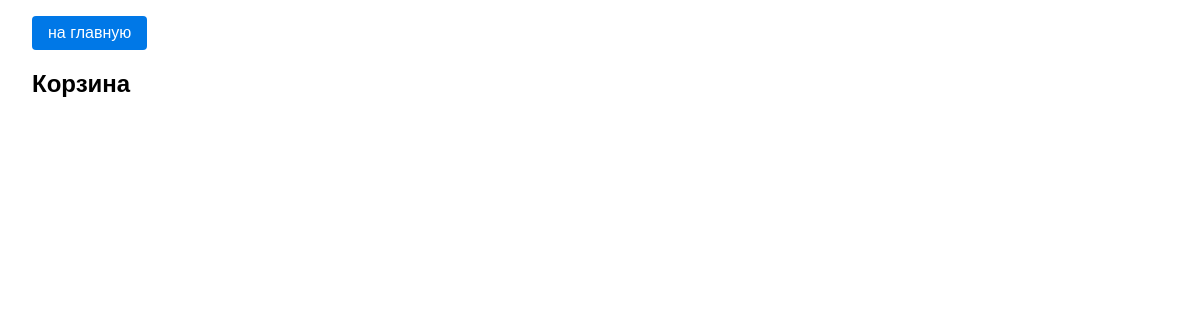
Page /basket/ (signed in) on the earlier database version.
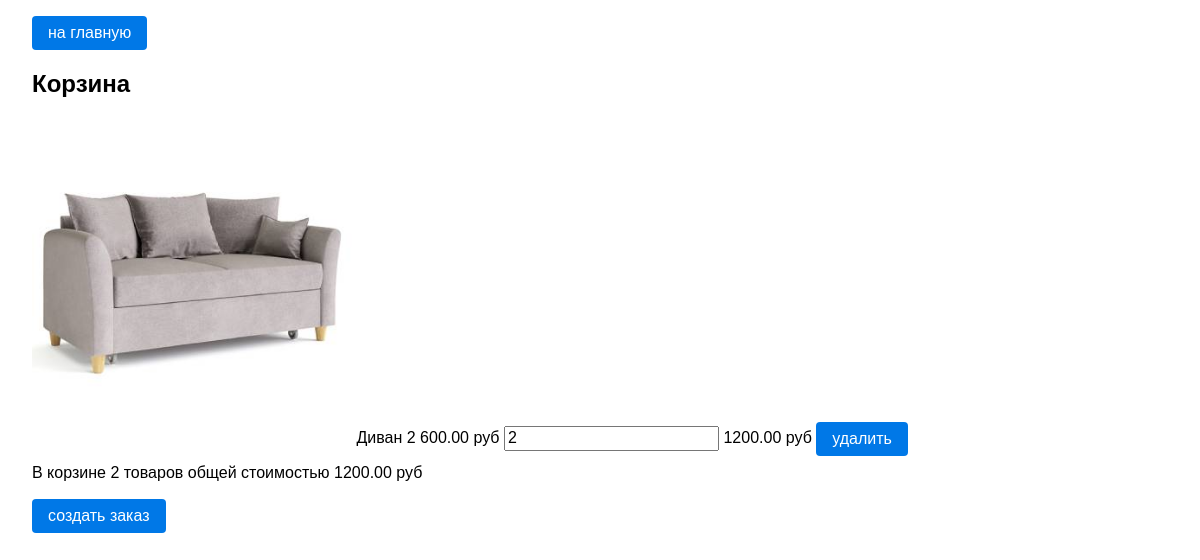
Same page on the later database version.
### basketapp/models.py (models this page shows, shortened)
class Basket(models.Model):
    user = models.ForeignKey(get_user_model(), on_delete=models.CASCADE, related_name='basket')
    product = models.ForeignKey(Product, on_delete=models.CASCADE)
    quantity = models.PositiveSmallIntegerField(verbose_name='количество', default=0)
    created_at = models.DateTimeField(verbose_name='время', auto_now_add=True)
    objects = BasketManager()
    @property
    def cost(self):
        return self.quantity * self.product.price

### mainapp/models.py (models this page shows, shortened)
class Product(models.Model):
    category = models.ForeignKey(Category, verbose_name='категория продукт', on_delete=models.DO_NOTHING)
    name = models.CharField(verbose_name='имя продукта', max_length=25, unique=False)
    description = models.TextField(verbose_name='описание продукта', blank=True)
    image = models.ImageField(verbose_name='изображение продукта', upload_to='product_images')
    price = models.DecimalField(verbose_name='цена продукта', max_digits=10, decimal_places=2, default=0)
    quantity = models.PositiveIntegerField(verbose_name='количество на складе', default=0)
    is_active = models.BooleanField(default=True)

### authapp/models.py (models this page shows, shortened)
class ShopUser(AbstractUser):
    city = models.CharField(max_length=64, blank=True)
    avatar = models.ImageField(upload_to='users_avatars', blank=True)
    activation_key = models.UUIDField(default=uuid.uuid4)
    activation_key_expires = models.DateTimeField(default=get_activation_key_expires)
    age = models.PositiveIntegerField(verbose_name='возраст', default=18)

### basketapp/views.py (the view)
# urls.py: path("", basketapp.view, name='view'),
@login_required
def view(request):
    return render(
        request,
        'basketapp/view.html',
        context={'title': "Корзина"}
    )

### basketapp/context_processors.py (called while the page is built)
def basket(request):
    return {
        'basket': getattr(request.user, 'basket', None)
    }

### basketapp/models.py (called while the page is built)
    def quantity(self):
        return sum(item.quantity for item in self.all())

    def sum(self):
        return sum(item.product.price * item.quantity for item in self.all())

### mainapp/context_processors.py (called while the page is built)
def menu_links(request):
    return {
        "menu": {
            'index': 'Главная',
            'products': 'Товары',
            'contact': 'Контакты',
        }
    }

### basketapp/templates/basketapp/view.html
{% extends 'basketapp/base.html' %}
{% load static %}
{% block content %}
<div class="basket_list">
    {% include 'basketapp/includes/inc_basket_list.html' %}
    {% if basket.quantity %}
    <div class="create-button">
        <a href="{% url 'orders:create' %}" class="pure-button pure-button-primary button-radius">
            создать заказ
        </a>
    </div>
    {% endif %}
</div>
</div>
{% endblock %}

### basketapp/templates/basketapp/includes/inc_basket_list.html
{% load static %}
{% for item in basket.all %}
<div class="basket_record">
    <img class="product-image" src="/media/{{ item.product.image }}" alt="{{ item.product.description }}">
    <span class="product_name">{{ item.product.name }}</span>
    <span class="product_price">{{ item.product.price }}&nbspруб</span>
    <input type="number" name="{{ item.pk }}" min="0" value="{{ item.quantity }}">
    <span class="product_cost">{{ item.cost }}&nbspруб</span>
    <a href="{% url 'basket:remove' item.pk %}" class="pure-button pure-button-primary button-radius">
        удалить
    </a>
</div>
{% endfor %}
{% if basket.all %}
<div class="basket_summary">
    В корзине {{ basket.quantity }} товаров общей стоимостью
    {{ basket.sum }} руб
</div>
{% endif %}

Differences in the rows shown:
added Basket: product.image (picture), product.name "Диван 2", product.price "600.00", quantity "2", cost "1200.00"
now on this page (row unchanged): ShopUser: quantity "2", sum "1200.00"
Other differences:
text now shown: "В корзине товаров общей стоимостью руб создать заказ"
